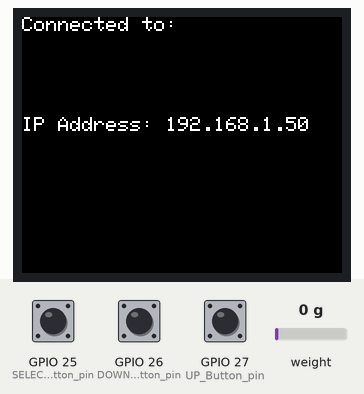
A sketch run on a simulated ESP32. On the bench: 160×128 colour display. The test bench sets the inputs (shaded band); at power-on: GPIO 25 (SELECT_Button_pin) HIGH, GPIO 26 (DOWN_Button_pin) HIGH, weight on the scale 0 g, GPIO 27 (UP_Button_pin) HIGH. WiFi joins after 1.5 s; servers stay silent unless stated; not simulated (calls return 0 or success): secrets.h; what the sketch prints to the serial monitor is not drawn.

Above: at 3.7 s.
At 7.8 s:
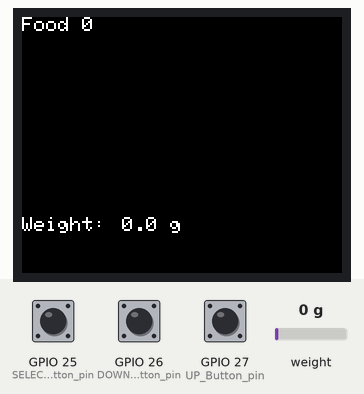
7.9 s: GPIO 25 (SELECT_Button_pin) pulled LOW for 0.25 s
At 9.2 s:
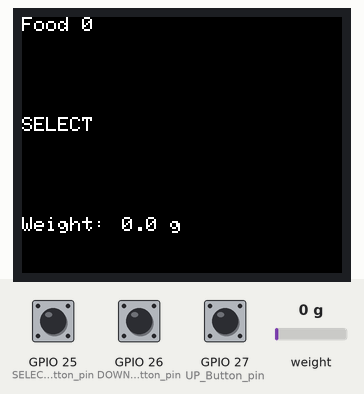
9.7 s: GPIO 26 (DOWN_Button_pin) pulled LOW for 0.25 s
At 11.1 s:
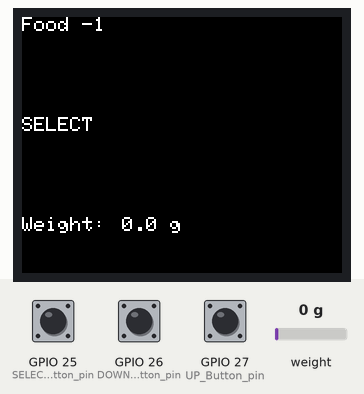
11.4 s: GPIO 25 (SELECT_Button_pin) pulled LOW for 1 s
At 12.2 s:
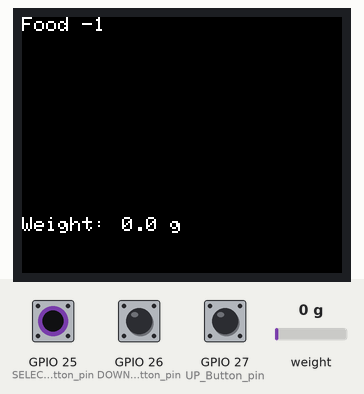
13.9 s: GPIO 26 (DOWN_Button_pin) pulled LOW for 1 s
16.4 s: weight on the scale set to 100 g
At 16.9 s:
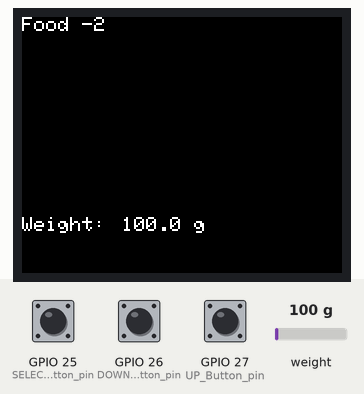
18.0 s: GPIO 27 (UP_Button_pin) pulled LOW for 0.25 s
Timing chart, 0 to 20.8 s (numbered marks = the images above; inputs shaded):
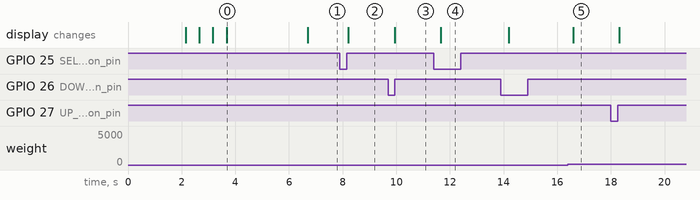

Measured:
- after the input at 7.9 s, the display: changes after 0.32 s (image 2)
- after the input at 9.7 s, the display: changes after 0.24 s (image 3)
- after the input at 11.4 s, the display: changes after 0.26 s (image 4)
- after the input at 16.4 s, the display: changes after 0.19 s (image 5)
- what the display in image 0 shows lasts 3.0 s, from 3.7 s to 6.7 s

The sketch:

Firmware.ino
```cpp
#include <Adafruit_GFX.h>    // Core graphics library
#include <Adafruit_ST7735.h> // Hardware-specific library for ST7735
#include <Adafruit_ST7789.h> // Hardware-specific library for ST7789
#include <SPI.h>

#include <WiFi.h>
#include <WiFiClient.h>
#include <WebServer.h>
#include <ESPmDNS.h>

#include "HX711.h"

#include "config.h"
#include "secrets.h"

#define TFT_CS        5
#define TFT_RST        -1 // Or set to -1 and connect to Arduino RESET pin
#define TFT_DC         32

#define UP_Button_pin 27
#define DOWN_Button_pin 26
#define SELECT_Button_pin 25

// HX711 circuit wiring
const int LOADCELL_DOUT_PIN = 14;
const int LOADCELL_SCK_PIN = 13;

double measuredWeight = 0.0;

HX711 scale;

Adafruit_ST7735 tft = Adafruit_ST7735(TFT_CS, TFT_DC, TFT_RST);

int selectedFoodIndex = 0;
bool buttonPressed = false;
bool shouldUpdateDisplay = true;
bool selectPressed = false;

void setup() {
  //Set up pins
  pinMode(UP_Button_pin, INPUT_PULLUP);
  pinMode(DOWN_Button_pin, INPUT_PULLUP);
  pinMode(SELECT_Button_pin, INPUT_PULLUP);

  //Set up Serial
  Serial.begin(115200);
  delay(1000);

  //Initialize the Load Cell ADC
  scale.begin(LOADCELL_DOUT_PIN, LOADCELL_SCK_PIN);

  scale.set_scale(LOAD_CELL_CALIBRATION_VALUE / KNOWN_CALIBRATION_WEIGHT);
  scale.tare();

  //Initialize the LCD
  tft.initR(INITR_BLACKTAB);      // Init ST7735S chip, black tab

  tft.setRotation(1);

  tft.setTextColor(ST77XX_WHITE);
  tft.setTextWrap(true);
  tft.print("Connecting to Wifi");

  //Set up Wifi

  WiFi.mode(WIFI_STA);
  WiFi.begin(SSID_NAME, SSID_PASS);
  Serial.println("");

  // Wait for connection
  while (WiFi.status() != WL_CONNECTED) {
    delay(500);
    tft.print(".");
  }

  tft.fillScreen(ST77XX_BLACK);

  tft.setCursor(0, 0);
  tft.print("Connected to: ");
  tft.print(SSID_NAME);

  tft.setCursor(0, 50);
  tft.print("IP Address: ");
  tft.print(WiFi.localIP());

  delay(3000);

  Serial.println("");
  Serial.print("Connected to ");
  Serial.println(SSID_NAME);
  Serial.print("IP address: ");
  Serial.println(WiFi.localIP());

  if (MDNS.begin("esp32")) {
    Serial.println("MDNS responder started");
  }


}


void loop() {

  if (!buttonPressed) {

    //Check for up button being pressed
    if (digitalRead(UP_Button_pin) == LOW) {
      buttonPressed = true;
      delay(100);
      selectedFoodIndex++;
      shouldUpdateDisplay = true;
    }

    if (digitalRead(DOWN_Button_pin) == LOW) {
      buttonPressed = true;
      delay(100);
      selectedFoodIndex--;
      shouldUpdateDisplay = true;
    }

    if (digitalRead(SELECT_Button_pin) == LOW) {
      buttonPressed = true;
      delay(100);
      selectPressed = !selectPressed;
      shouldUpdateDisplay = true;
    }

    //Check for down button being pressed

    //Check for select button being pressed
  } else {

    if (digitalRead(UP_Button_pin) == HIGH && digitalRead(DOWN_Button_pin) == HIGH && digitalRead(SELECT_Button_pin) == HIGH) {

      buttonPressed = false;

    }
  }

  if (shouldUpdateDisplay) {
    tft.setCursor(0, 0);
    tft.fillScreen(ST77XX_BLACK);
    tft.print("Food ");
    tft.print(selectedFoodIndex);

    tft.setCursor(0, 100);
    tft.print("Weight: ");
    tft.setCursor(50, 100);
    tft.print(measuredWeight, 1);
      tft.print(" g   ");

    if (selectPressed) {

      tft.setCursor(0, 50);
      tft.print("SELECT");

    }
    shouldUpdateDisplay = false;

  }

  //If new weight is available, update it on screen
  if (scale.is_ready()) {

    double newWeight = scale.get_units(2);
    if (abs(newWeight - measuredWeight) > 0.12) {
      measuredWeight = newWeight;
      //Draw over the last weight reading
      tft.fillRect(48, 98, 50, 20, ST77XX_BLACK);

      tft.setCursor(50, 100);

      tft.print(newWeight, 1);
      tft.print(" g   ");
      //Draw the new weight
    }
    }


}
```

config.h
```cpp
#define LOAD_CELL_CALIBRATION_VALUE 21376.00
#define KNOWN_CALIBRATION_WEIGHT 44.48
```
